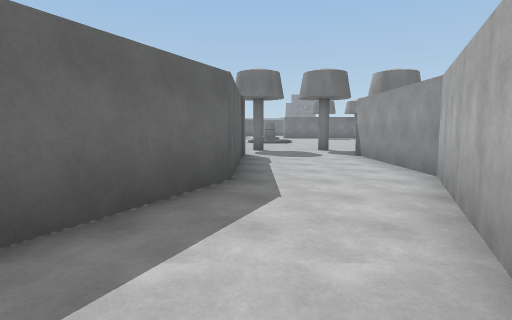
[1] (above)

17 first-person views from a walk through a 3-D level made in the Unity game engine. The camera is 1.5 m above the floor, tilts 6° down and sees 80° across. The floor is counted in squares, 2 m on a side. Each view is taken from the middle of a square. On the plan, view 1 faces up. The plan holds only what a view shows up to about 10 squares ahead; the rest is blank. The place goes on beyond the plan.

[2]
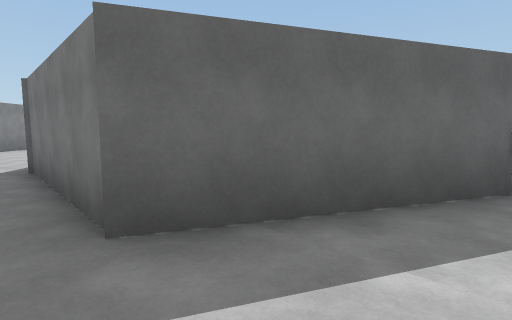

[3]
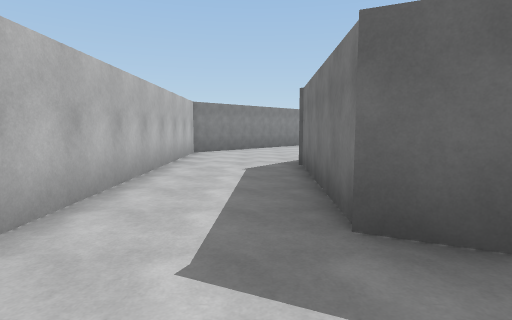

[4]
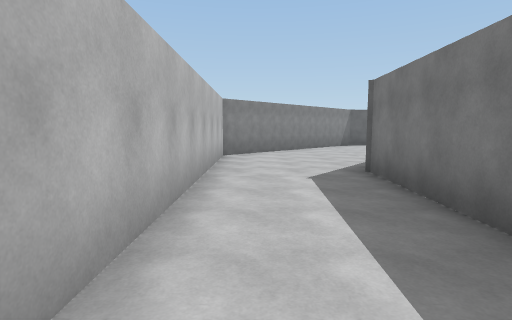

[5]
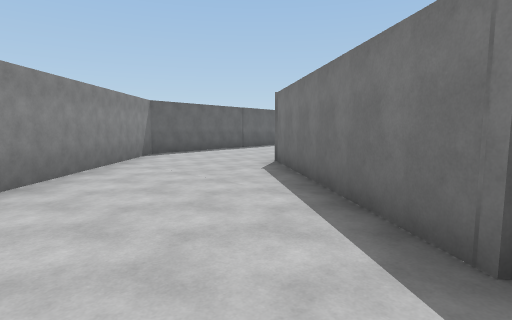

[6]
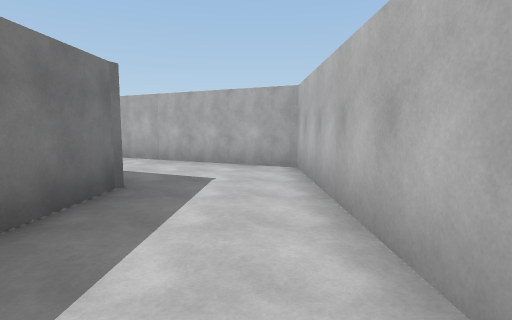

[7]
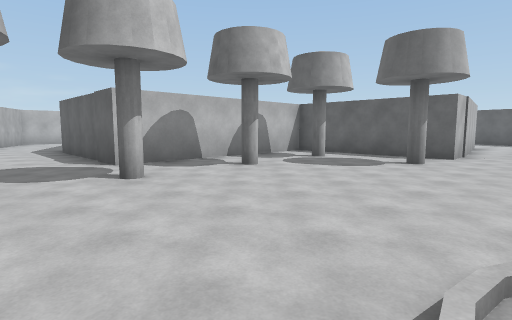

[8]
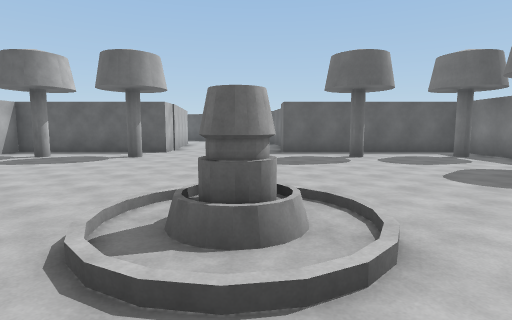

[9]
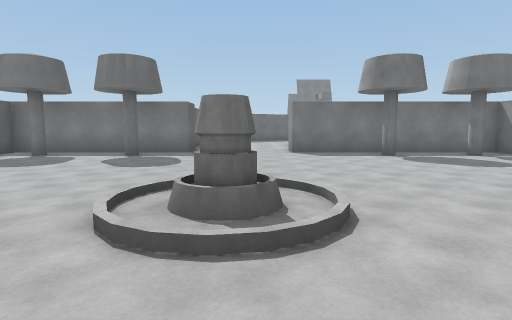

[10]
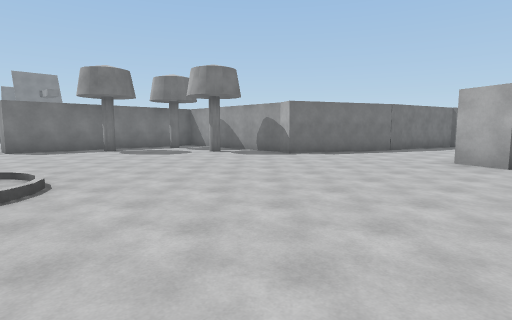

[11]
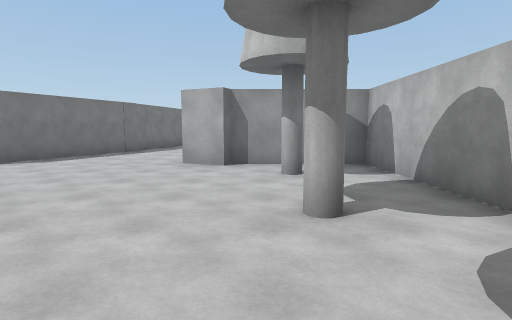

[12]
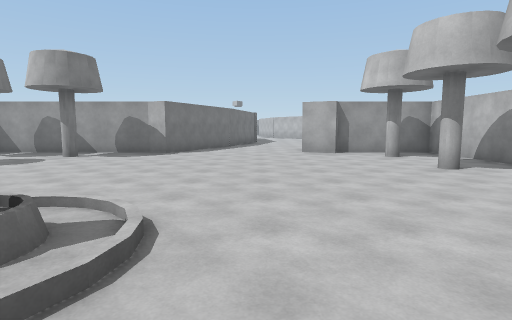

[13]
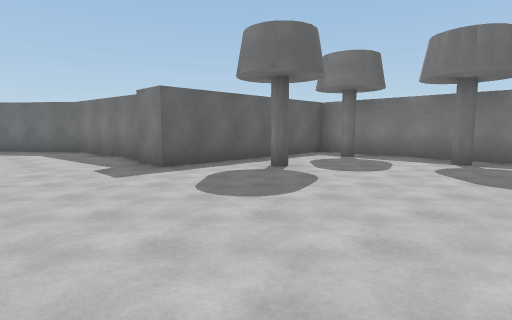

[14]
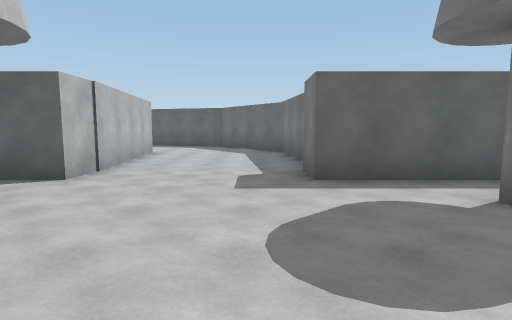

[15]
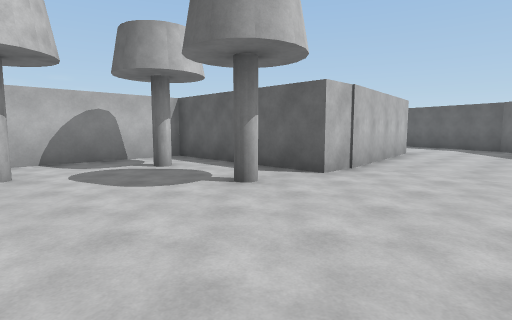

[16]
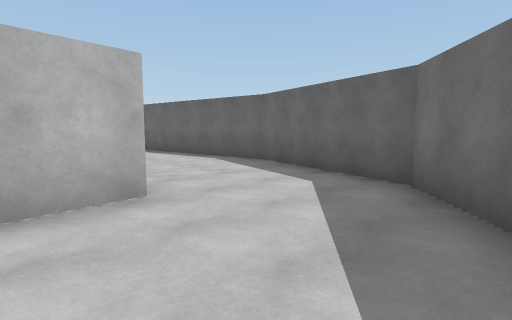

[17]
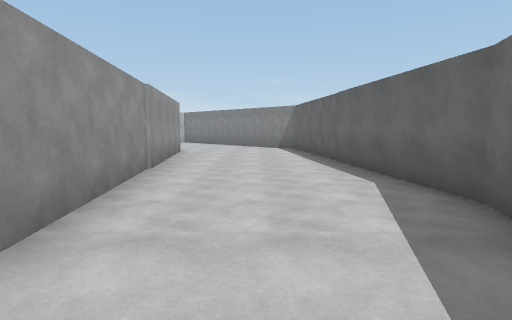

### Floor plan
Points are (right, up) in squares from view 1. A wall is a line through its corners. A room is listed if a view was taken in it or the views show most of it. See-through windows are left out.
Room 1 (views 1, 2, 3, 4, 5, 6)
walls: (-11.1, -0.2) (-9.3, -1.9) (-0.3, -1.8) (2.1, 3.1); (-0.4, 4.5) (-2.1, 0.7) (-6.3, 0.9) (-10.5, 4.2)
ways out: opening at (0.5, 3.5) to room 2; opening at (-10, 2) to room 3
Room 2 (views 7, 8, 9, 10, 11, 12, 13, 14, 15, 16)
walls: (-7.4, 13.2) (-6.4, 13.2) (-6.4, 8.7) (-0.4, 8.7) (-0.4, 4.5); (4.6, 8.7) (8.3, 8.7) (8.3, 11.5) (8.1, 11.6) (8.6, 12.7); (-1, 23.1) (-1, 22.3) (-6.4, 22.3) (-6.4, 16.8) (-7.5, 16.8); (-8.1, 17.2) (-11.5, 16.8) (-12.8, 15.8); (10.7, 15.4) (8.1, 16.7) (8.3, 17.3) (8.3, 22.3) (2.1, 22.3) (2.1, 23.4); (-11.5, 12.8) (-7.2, 13.3); (2.1, 3.1) (2.8, 4.7) (2.8, 8.8)
ways out: opening at (0.5, 3.5) to room 1; opening at (-12.5, 14.5) to room 3; opening at (11, 14)
objects: other object (-5, 10); other object (-5, 13); other object (-5, 19); other object (-5, 21); other object (-2, 10); other object (-2, 21); other object (0, 10); other object (1, 16); other object (2, 10); other object (5, 10); other object (5, 21); other object (7, 10); other object (7, 19); other object (7, 21)
Room 3 (view 17)
walls: (-10.5, 4.2) (-11.5, 12.3); (-12.8, 15.8) (-14.2, 14.7) (-15.3, 11) (-14.4, 3.1) (-11.1, -0.2)
ways out: opening at (-10, 2) to room 1; opening at (-12.5, 14.5) to room 2

Positions as (right, up) in squares from view 1, and headings:
1: (0, 0), facing up
2: (0, 0), facing up-left
3: (0, 0), facing left
4: (-1, -1), facing left
5: (-6, -1), facing up-left
6: (-6, -1), facing right
7: (2, 15), facing down-left
8: (3, 16), facing left
9: (1, 13), facing up
10: (1, 11), facing up-right
11: (2, 11), facing right
12: (-1, 14), facing right
13: (-1, 14), facing up-left
14: (-2, 16), facing left
15: (-2, 16), facing down-left
16: (-10, 16), facing down-left
17: (-13, 14), facing down
